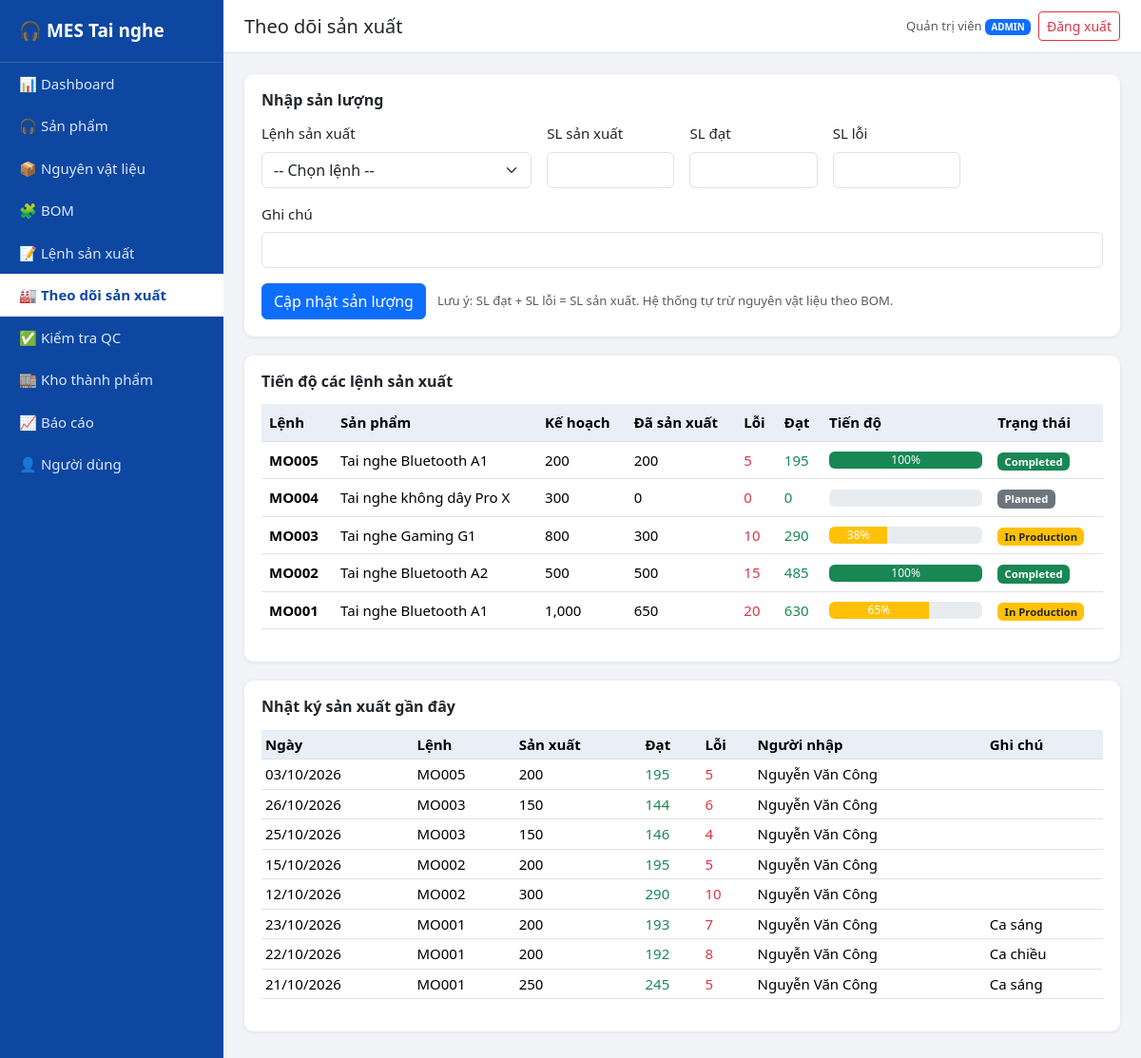
/production.php (signed in), run on the app's committed database.
### tables this page shows
CREATE TABLE production_orders (
  id INT AUTO_INCREMENT PRIMARY KEY,
  order_code VARCHAR(20) NOT NULL UNIQUE,
  product_id INT NOT NULL,
  quantity INT NOT NULL,
  produced_qty INT NOT NULL DEFAULT 0,
  defect_qty INT NOT NULL DEFAULT 0,
  start_date DATE NOT NULL,
  expected_end_date DATE NOT NULL,
  manager VARCHAR(100) NOT NULL,
  status ENUM('Planned','In Production','Completed','Cancelled') NOT NULL DEFAULT 'Planned',
  FOREIGN KEY (product_id) REFERENCES products(id) ON DELETE RESTRICT
);

CREATE TABLE products (
  id INT AUTO_INCREMENT PRIMARY KEY,
  code VARCHAR(20) NOT NULL UNIQUE,
  name VARCHAR(100) NOT NULL,
  type VARCHAR(50) NOT NULL,
  color VARCHAR(30) NOT NULL,
  price DECIMAL(12,0) NOT NULL DEFAULT 0,
  status ENUM('Active','Inactive') NOT NULL DEFAULT 'Active'
);

CREATE TABLE production_logs (
  id INT AUTO_INCREMENT PRIMARY KEY,
  order_id INT NOT NULL,
  produced_qty INT NOT NULL,
  good_qty INT NOT NULL,
  defect_qty INT NOT NULL,
  log_date DATE NOT NULL,
  user_id INT NULL,
  note VARCHAR(255),
  FOREIGN KEY (order_id) REFERENCES production_orders(id) ON DELETE CASCADE,
  FOREIGN KEY (user_id) REFERENCES users(id) ON DELETE SET NULL
);

CREATE TABLE users (
  id INT AUTO_INCREMENT PRIMARY KEY,
  username VARCHAR(50) NOT NULL UNIQUE,
  password VARCHAR(255) NOT NULL,
  full_name VARCHAR(100) NOT NULL,
  role ENUM('admin','worker') NOT NULL DEFAULT 'worker',
  created_at TIMESTAMP DEFAULT CURRENT_TIMESTAMP
);

### production.php (the view, shortened to what this page needs)
<?php
require 'config/database.php';
require 'includes/auth.php';
$active = $pdo->query("SELECT o.*, p.name AS product_name FROM production_orders o
                       JOIN products p ON p.id = o.product_id
                       WHERE o.status IN ('Planned','In Production') ORDER BY o.id")->fetchAll();
$all = $pdo->query("SELECT o.*, p.name AS product_name FROM production_orders o
                    JOIN products p ON p.id = o.product_id ORDER BY o.id DESC")->fetchAll();
$logs = $pdo->query("SELECT l.*, o.order_code, u.full_name FROM production_logs l
                     JOIN production_orders o ON o.id = l.order_id
                     LEFT JOIN users u ON u.id = l.user_id
                     ORDER BY l.id DESC LIMIT 15")->fetchAll();
include 'includes/header.php';
include 'includes/sidebar.php';
?>
<div class="box">
    <h6>Nhập sản lượng</h6>
    <form method="post" class="row g-3">
        <div class="col-md-4"><label class="form-label">Lệnh sản xuất</label>
            <select name="order_id" class="form-select" required>
                <option value="">-- Chọn lệnh --</option>
            </select></div>
        <div class="col-md-2"><label class="form-label">SL sản xuất</label>
            <input name="produced_qty" id="produced" type="number" min="1" class="form-control" required></div>
        <div class="col-md-2"><label class="form-label">SL đạt</label>
            <input name="good_qty" id="good" type="number" min="0" class="form-control" required></div>
        <div class="col-md-2"><label class="form-label">SL lỗi</label>
            <input name="defect_qty" id="defect" type="number" min="0" class="form-control" required></div>
        <div class="col-md-12"><label class="form-label">Ghi chú</label>
            <input name="note" class="form-control" maxlength="255"></div>
        <div class="col-12"><button class="btn btn-primary">Cập nhật sản lượng</button>
            <small class="text-muted ms-2">Lưu ý: SL đạt + SL lỗi = SL sản xuất. Hệ thống tự trừ nguyên vật liệu theo BOM.</small></div>
    </form>
</div>
<div class="box">
    <h6>Tiến độ các lệnh sản xuất</h6>
    <div class="table-responsive">
    <table class="table align-middle">
        <thead><tr><th>Lệnh</th><th>Sản phẩm</th><th>Kế hoạch</th><th>Đã sản xuất</th><th>Lỗi</th><th>Đạt</th><th style="min-width:160px">Tiến độ</th><th>Trạng thái</th></tr></thead>
        <tbody>
        <?php foreach ($all as $o): ?>
            <tr>
                <td><b><?= e($o['order_code']) ?></b></td>
                <td><?= e($o['product_name']) ?></td>
                <td><?= number_format($o['quantity']) ?></td>
                <td><?= number_format($o['produced_qty']) ?></td>
                <td class="text-danger"><?= number_format($o['defect_qty']) ?></td>
                <td class="text-success"><?= number_format($o['produced_qty'] - $o['defect_qty']) ?></td>
                <td><?= progress_bar($o['produced_qty'], $o['quantity']) ?></td>
                <td><?= status_badge($o['status']) ?></td>
            </tr>
        <?php endforeach; ?>
        </tbody>
    </table>
    </div>
</div>
<div class="box">
    <h6>Nhật ký sản xuất gần đây</h6>
    <div class="table-responsive">
    <table class="table table-sm">
        <thead><tr><th>Ngày</th><th>Lệnh</th><th>Sản xuất</th><th>Đạt</th><th>Lỗi</th><th>Người nhập</th><th>Ghi chú</th></tr></thead>
        <tbody>
        <?php foreach ($logs as $l): ?>
            <tr><td><?= fdate($l['log_date']) ?></td><td><?= e($l['order_code']) ?></td><td><?= $l['produced_qty'] ?></td>
                <td class="text-success"><?= $l['good_qty'] ?></td><td class="text-danger"><?= $l['defect_qty'] ?></td>
                <td><?= e($l['full_name']) ?></td><td><?= e($l['note']) ?></td></tr>
        <?php endforeach; ?>
        </tbody>
    </table>
    </div>
</div>
<?php include 'includes/footer.php'; ?>

### includes/auth.php (shortened to what this page needs)
<?php
function e($s) { return htmlspecialchars((string)$s, ENT_QUOTES, 'UTF-8'); }
function status_badge($status) {
    $map = [
        'Planned'       => ['secondary', 'Planned'],
        'In Production' => ['warning text-dark', 'In Production'],
        'Completed'     => ['success', 'Completed'],
        'Cancelled'     => ['danger', 'Cancelled'],
    ];
    $b = $map[$status] ?? ['secondary', $status];
    return '<span class="badge bg-' . $b[0] . '">' . e($b[1]) . '</span>';
}
function percent($done, $total) {
    return $total > 0 ? min(100, round($done / $total * 100)) : 0;
}
function progress_bar($done, $total) {
    $p = percent($done, $total);
    $color = $p >= 100 ? 'bg-success' : 'bg-warning';
    return '<div class="progress" style="height:18px"><div class="progress-bar ' . $color . '" style="width:' . $p . '%">' . $p . '%</div></div>';
}
function fdate($d) { return $d ? date('d/m/Y', strtotime($d)) : ''; }

### css/style.css (style rules this page uses)
body { background: #f1f3f6; font-size: 15px; }
.box { background: #fff; border-radius: 10px; padding: 18px; box-shadow: 0 1px 4px rgba(0,0,0,.08); margin-bottom: 20px; }
.box h6 { font-weight: 600; margin-bottom: 14px; }
.table th { background: #e9eef7; white-space: nowrap; }

### data on the page
production_orders: order_code "MO005", product.name "Tai nghe Bluetooth A1", quantity "200", produced_qty "200", defect_qty "5", $o['produced_qty'] - $o['defect_qty'] "195", p "100", status "Completed"
production_orders: order_code "MO004", product.name "Tai nghe không dây Pro X", quantity "300", produced_qty "0", defect_qty "0", $o['produced_qty']-$o['defect_qty'] "0", status "Planned"
production_orders: order_code "MO003", product.name "Tai nghe Gaming G1", quantity "800", produced_qty "300", defect_qty "10", $o['produced_qty'] - $o['defect_qty'] "290", p "38", status "In Production"
production_orders: order_code "MO002", product.name "Tai nghe Bluetooth A2", quantity "500", produced_qty "500", defect_qty "15", $o['produced_qty'] - $o['defect_qty'] "485", p "100", status "Completed"
production_orders: order_code "MO001", product.name "Tai nghe Bluetooth A1", quantity "1,000", produced_qty "650", defect_qty "20", $o['produced_qty'] - $o['defect_qty'] "630", p "65", status "In Production"
production_logs: log_date "03/10/2026", order.order_code "MO005", produced_qty "200", good_qty "195", defect_qty "5", user.full_name "Nguyễn Văn Công"
production_logs: log_date "26/10/2026", order.order_code "MO003", produced_qty "150", good_qty "144", defect_qty "6", user.full_name "Nguyễn Văn Công"
production_logs: log_date "25/10/2026", order.order_code "MO003", produced_qty "150", good_qty "146", defect_qty "4", user.full_name "Nguyễn Văn Công"
production_logs: log_date "15/10/2026", order.order_code "MO002", produced_qty "200", good_qty "195", defect_qty "5", user.full_name "Nguyễn Văn Công"
production_logs: log_date "12/10/2026", order.order_code "MO002", produced_qty "300", good_qty "290", defect_qty "10", user.full_name "Nguyễn Văn Công"
production_logs: log_date "23/10/2026", order.order_code "MO001", produced_qty "200", good_qty "193", defect_qty "7", user.full_name "Nguyễn Văn Công", note "Ca sáng"
production_logs: log_date "22/10/2026", order.order_code "MO001", produced_qty "200", good_qty "192", defect_qty "8", user.full_name "Nguyễn Văn Công", note "Ca chiều"
production_logs: log_date "21/10/2026", order.order_code "MO001", produced_qty "250", good_qty "245", defect_qty "5", user.full_name "Nguyễn Văn Công", note "Ca sáng"

### other printed values
$item[1] "📊"
$item[0] "Dashboard"
$item[1] "🎧"
$item[0] "Sản phẩm"
$item[1] "📦"
$item[0] "Nguyên vật liệu"
$item[1] "🧩"
$item[0] "BOM"
$item[1] "📝"
$item[0] "Lệnh sản xuất"
$item[1] "🏭"
$item[0] "Theo dõi sản xuất"
$item[1] "✅"
$item[0] "Kiểm tra QC"
$item[1] "🏬"
